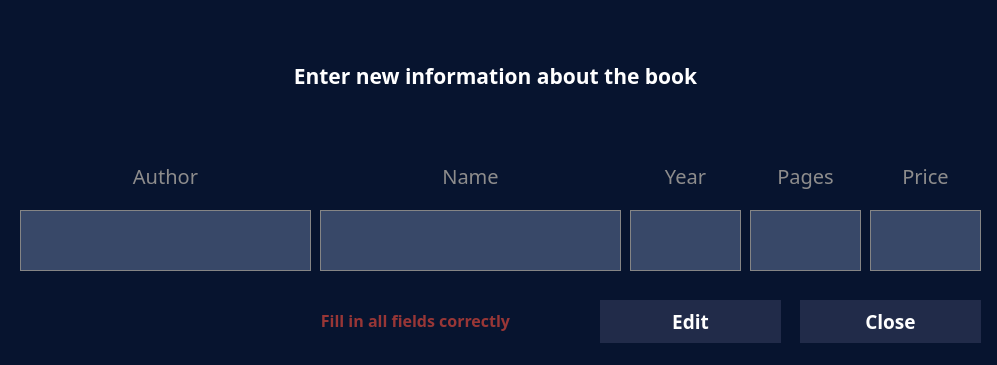
<?xml version="1.0" encoding="UTF-8"?>
<ui version="4.0">
 <class>EditForm</class>
 <widget class="QWidget" name="EditForm">
  <property name="geometry">
   <rect>
    <x>0</x>
    <y>0</y>
    <width>997</width>
    <height>365</height>
   </rect>
  </property>
  <property name="windowTitle">
   <string>Form</string>
  </property>
  <property name="styleSheet">
   <string notr="true">background-color: #07142F;</string>
  </property>
  <widget class="QLineEdit" name="PagesEdit">
   <property name="geometry">
    <rect>
     <x>750</x>
     <y>210</y>
     <width>111</width>
     <height>61</height>
    </rect>
   </property>
   <property name="font">
    <font>
     <family>Roboto Mono</family>
     <pointsize>14</pointsize>
    </font>
   </property>
   <property name="styleSheet">
    <string notr="true">QLineEdit
{
	background-color: rgb(56, 72, 104);
	color: white;
	border: 1px solid;
	border-color: #858585;
}
QLineEdit:hover
{
	background-color: rgb(77, 100, 144);
	color: white;
	border: 1px solid;
	border-color: #858585;
}
QLineEdit:focus
{
	background-color: rgb(77, 100, 144);
	color: white;
	border: 2px solid;
	border-color: #72bcd4;
}</string>
   </property>
   <property name="text">
    <string/>
   </property>
   <property name="alignment">
    <set>Qt::AlignCenter</set>
   </property>
  </widget>
  <widget class="QLabel" name="label">
   <property name="geometry">
    <rect>
     <x>20</x>
     <y>30</y>
     <width>951</width>
     <height>91</height>
    </rect>
   </property>
   <property name="font">
    <font>
     <family>Roboto Mono</family>
     <pointsize>16</pointsize>
     <weight>75</weight>
     <bold>true</bold>
    </font>
   </property>
   <property name="styleSheet">
    <string notr="true">color: white;</string>
   </property>
   <property name="text">
    <string>Enter new information about the book</string>
   </property>
   <property name="alignment">
    <set>Qt::AlignCenter</set>
   </property>
  </widget>
  <widget class="QLabel" name="label_3">
   <property name="geometry">
    <rect>
     <x>320</x>
     <y>150</y>
     <width>301</width>
     <height>51</height>
    </rect>
   </property>
   <property name="font">
    <font>
     <family>Roboto Mono</family>
     <pointsize>15</pointsize>
    </font>
   </property>
   <property name="styleSheet">
    <string notr="true">color: rgb(141, 140, 140);</string>
   </property>
   <property name="text">
    <string>Name</string>
   </property>
   <property name="alignment">
    <set>Qt::AlignCenter</set>
   </property>
  </widget>
  <widget class="QLabel" name="Error">
   <property name="geometry">
    <rect>
     <x>240</x>
     <y>280</y>
     <width>351</width>
     <height>81</height>
    </rect>
   </property>
   <property name="font">
    <font>
     <family>Roboto Mono</family>
     <pointsize>12</pointsize>
     <weight>75</weight>
     <bold>true</bold>
    </font>
   </property>
   <property name="styleSheet">
    <string notr="true">color: #983636;</string>
   </property>
   <property name="text">
    <string>Fill in all fields correctly</string>
   </property>
   <property name="alignment">
    <set>Qt::AlignCenter</set>
   </property>
  </widget>
  <widget class="QLabel" name="label_5">
   <property name="geometry">
    <rect>
     <x>750</x>
     <y>150</y>
     <width>111</width>
     <height>51</height>
    </rect>
   </property>
   <property name="font">
    <font>
     <family>Roboto Mono</family>
     <pointsize>15</pointsize>
    </font>
   </property>
   <property name="styleSheet">
    <string notr="true">color: rgb(141, 140, 140);</string>
   </property>
   <property name="text">
    <string>Pages</string>
   </property>
   <property name="alignment">
    <set>Qt::AlignCenter</set>
   </property>
  </widget>
  <widget class="QLabel" name="label_2">
   <property name="geometry">
    <rect>
     <x>20</x>
     <y>150</y>
     <width>291</width>
     <height>51</height>
    </rect>
   </property>
   <property name="font">
    <font>
     <family>Roboto Mono</family>
     <pointsize>15</pointsize>
    </font>
   </property>
   <property name="styleSheet">
    <string notr="true">color: rgb(141, 140, 140);</string>
   </property>
   <property name="text">
    <string>Author</string>
   </property>
   <property name="alignment">
    <set>Qt::AlignCenter</set>
   </property>
  </widget>
  <widget class="QLineEdit" name="NameEdit">
   <property name="geometry">
    <rect>
     <x>320</x>
     <y>210</y>
     <width>301</width>
     <height>61</height>
    </rect>
   </property>
   <property name="font">
    <font>
     <family>Roboto Mono</family>
     <pointsize>14</pointsize>
    </font>
   </property>
   <property name="styleSheet">
    <string notr="true">QLineEdit
{
	background-color: rgb(56, 72, 104);
	color: white;
	border: 1px solid;
	border-color: #858585;
}
QLineEdit:hover
{
	background-color: rgb(77, 100, 144);
	color: white;
	border: 1px solid;
	border-color: #858585;
}
QLineEdit:focus
{
	background-color: rgb(77, 100, 144);
	color: white;
	border: 2px solid;
	border-color: #72bcd4;
}</string>
   </property>
   <property name="text">
    <string/>
   </property>
   <property name="alignment">
    <set>Qt::AlignCenter</set>
   </property>
  </widget>
  <widget class="QLabel" name="label_4">
   <property name="geometry">
    <rect>
     <x>630</x>
     <y>150</y>
     <width>111</width>
     <height>51</height>
    </rect>
   </property>
   <property name="font">
    <font>
     <family>Roboto Mono</family>
     <pointsize>15</pointsize>
    </font>
   </property>
   <property name="styleSheet">
    <string notr="true">color: rgb(141, 140, 140);</string>
   </property>
   <property name="text">
    <string>Year</string>
   </property>
   <property name="alignment">
    <set>Qt::AlignCenter</set>
   </property>
  </widget>
  <widget class="QLabel" name="label_6">
   <property name="geometry">
    <rect>
     <x>870</x>
     <y>150</y>
     <width>111</width>
     <height>51</height>
    </rect>
   </property>
   <property name="font">
    <font>
     <family>Roboto Mono</family>
     <pointsize>15</pointsize>
    </font>
   </property>
   <property name="styleSheet">
    <string notr="true">color: rgb(141, 140, 140);</string>
   </property>
   <property name="text">
    <string>Price</string>
   </property>
   <property name="alignment">
    <set>Qt::AlignCenter</set>
   </property>
  </widget>
  <widget class="QLineEdit" name="PriceEdit">
   <property name="geometry">
    <rect>
     <x>870</x>
     <y>210</y>
     <width>111</width>
     <height>61</height>
    </rect>
   </property>
   <property name="font">
    <font>
     <family>Roboto Mono</family>
     <pointsize>14</pointsize>
    </font>
   </property>
   <property name="styleSheet">
    <string notr="true">QLineEdit
{
	background-color: rgb(56, 72, 104);
	color: white;
	border: 1px solid;
	border-color: #858585;
}
QLineEdit:hover
{
	background-color: rgb(77, 100, 144);
	color: white;
	border: 1px solid;
	border-color: #858585;
}
QLineEdit:focus
{
	background-color: rgb(77, 100, 144);
	color: white;
	border: 2px solid;
	border-color: #72bcd4;
}</string>
   </property>
   <property name="text">
    <string/>
   </property>
   <property name="alignment">
    <set>Qt::AlignCenter</set>
   </property>
  </widget>
  <widget class="QLineEdit" name="YearEdit">
   <property name="geometry">
    <rect>
     <x>630</x>
     <y>210</y>
     <width>111</width>
     <height>61</height>
    </rect>
   </property>
   <property name="font">
    <font>
     <family>Roboto Mono</family>
     <pointsize>14</pointsize>
    </font>
   </property>
   <property name="styleSheet">
    <string notr="true">QLineEdit
{
	background-color: rgb(56, 72, 104);
	color: white;
	border: 1px solid;
	border-color: #858585;
}
QLineEdit:hover
{
	background-color: rgb(77, 100, 144);
	color: white;
	border: 1px solid;
	border-color: #858585;
}
QLineEdit:focus
{
	background-color: rgb(77, 100, 144);
	color: white;
	border: 2px solid;
	border-color: #72bcd4;
}</string>
   </property>
   <property name="text">
    <string/>
   </property>
   <property name="alignment">
    <set>Qt::AlignCenter</set>
   </property>
  </widget>
  <widget class="QPushButton" name="EditButton">
   <property name="geometry">
    <rect>
     <x>600</x>
     <y>300</y>
     <width>181</width>
     <height>43</height>
    </rect>
   </property>
   <property name="font">
    <font>
     <family>Roboto Mono</family>
     <pointsize>14</pointsize>
     <weight>75</weight>
     <bold>true</bold>
    </font>
   </property>
   <property name="styleSheet">
    <string notr="true">QPushButton
{
	border: 0px solid;
	color: white;
	background-color: rgb(33, 43, 73);
}

QPushButton:hover
{
	border: 0px solid;
	color: white;
	background-color: rgb(42, 55, 94);
}

QPushButton:pressed
{
	border: 0px solid;
	color: white;
	background-color: rgb(38, 50, 89);
}</string>
   </property>
   <property name="text">
    <string>Edit</string>
   </property>
  </widget>
  <widget class="QPushButton" name="CloseButton">
   <property name="geometry">
    <rect>
     <x>800</x>
     <y>300</y>
     <width>181</width>
     <height>43</height>
    </rect>
   </property>
   <property name="font">
    <font>
     <family>Roboto Mono</family>
     <pointsize>14</pointsize>
     <weight>75</weight>
     <bold>true</bold>
    </font>
   </property>
   <property name="styleSheet">
    <string notr="true">QPushButton
{
	border: 0px solid;
	color: white;
	background-color: rgb(33, 43, 73);
}

QPushButton:hover
{
	border: 0px solid;
	color: white;
	background-color: rgb(42, 55, 94);
}

QPushButton:pressed
{
	border: 0px solid;
	color: white;
	background-color: rgb(38, 50, 89);
}</string>
   </property>
   <property name="text">
    <string>Close</string>
   </property>
  </widget>
  <widget class="QLineEdit" name="AuthorEdit">
   <property name="geometry">
    <rect>
     <x>20</x>
     <y>210</y>
     <width>291</width>
     <height>61</height>
    </rect>
   </property>
   <property name="font">
    <font>
     <family>Roboto Mono</family>
     <pointsize>14</pointsize>
    </font>
   </property>
   <property name="styleSheet">
    <string notr="true">QLineEdit
{
	background-color: rgb(56, 72, 104);
	color: white;
	border: 1px solid;
	border-color: #858585;
}
QLineEdit:hover
{
	background-color: rgb(77, 100, 144);
	color: white;
	border: 1px solid;
	border-color: #858585;
}
QLineEdit:focus
{
	background-color: rgb(77, 100, 144);
	color: white;
	border: 2px solid;
	border-color: #72bcd4;
}</string>
   </property>
   <property name="text">
    <string/>
   </property>
   <property name="alignment">
    <set>Qt::AlignCenter</set>
   </property>
  </widget>
 </widget>
 <resources/>
 <connections/>
</ui>
